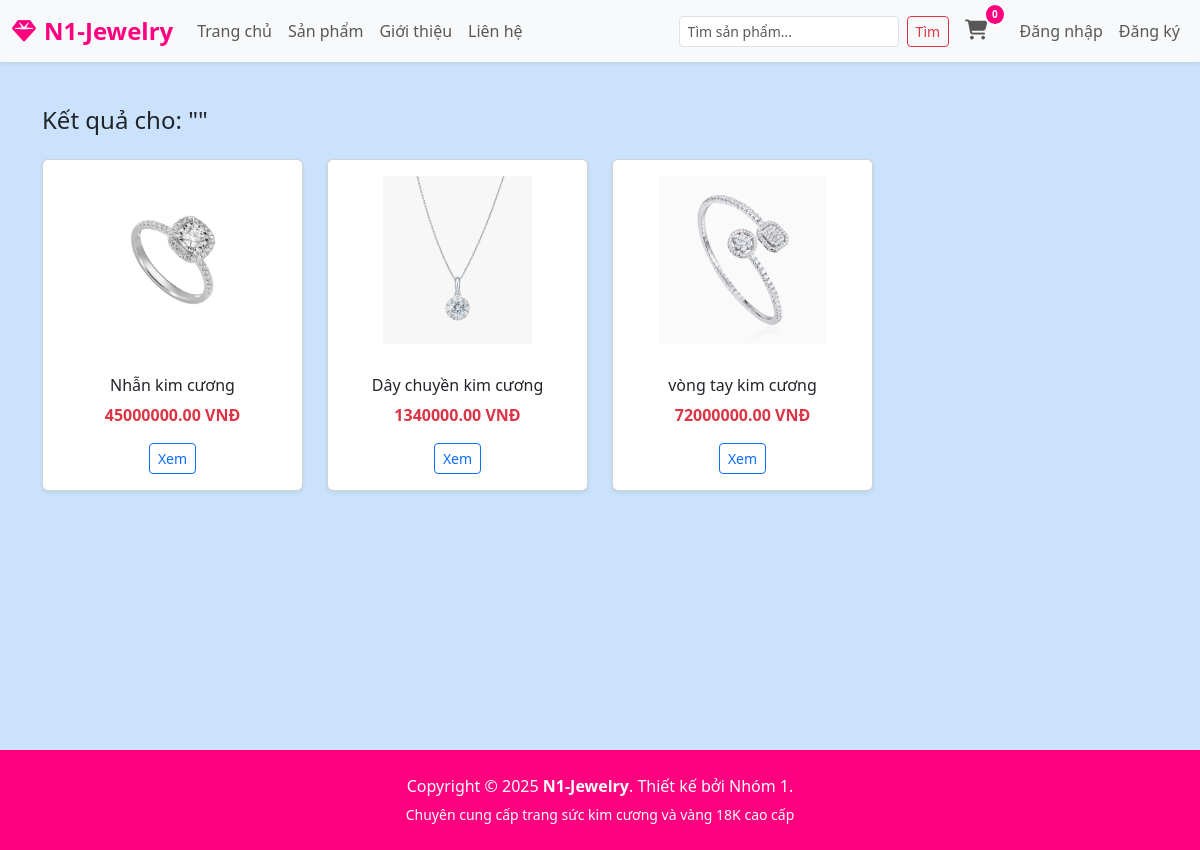
The page /search/ on the database as committed earlier.
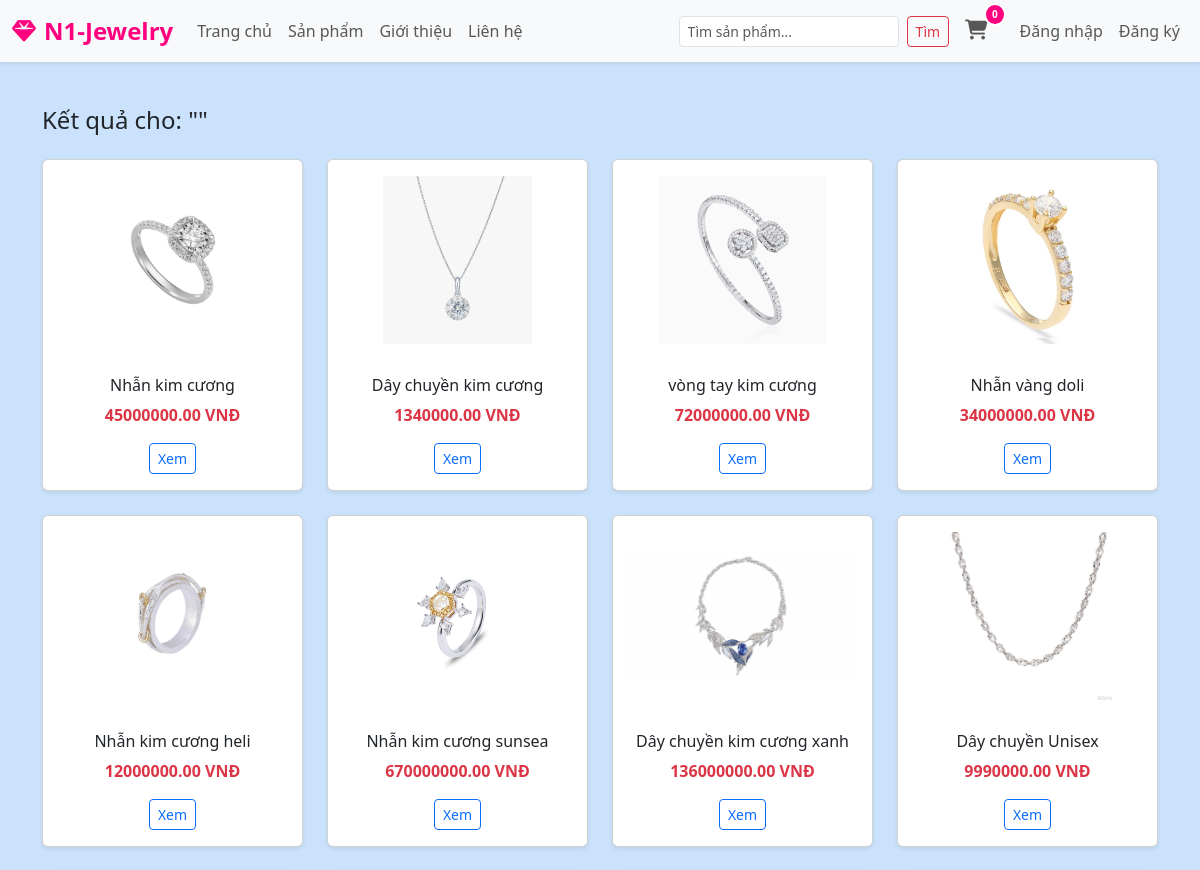
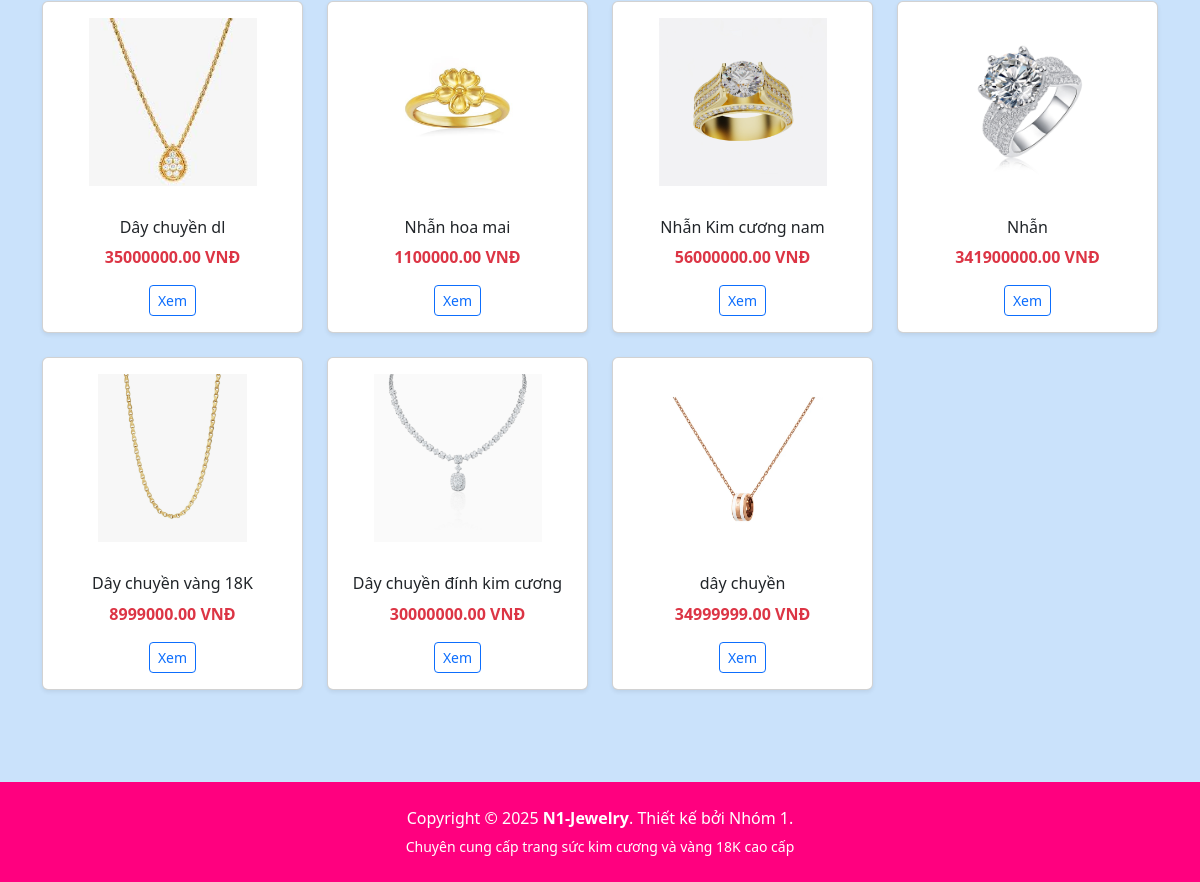
The same page on the database as committed later (2 pictures, top to bottom).
### app/models.py (models this page shows, shortened)
class Product(models.Model):
    category = models.ForeignKey(Category, related_name='products', on_delete=models.CASCADE)
    name = models.CharField(max_length=200, db_index=True)
    slug = models.SlugField(max_length=200, db_index=True)
    material = models.CharField(max_length=100, default='Vàng 18K')
    gemstone = models.CharField(max_length=100, blank=True, null=True)
    size_weight = models.CharField(max_length=100, default='1.0 Carat')
    image = models.ImageField(upload_to='products/%Y/%m/%d', blank=True)
    description = models.TextField(blank=True)
    price = models.DecimalField(max_digits=15, decimal_places=2)
    available = models.BooleanField(default=True)
    created = models.DateTimeField(auto_now_add=True)
    updated = models.DateTimeField(auto_now=True)
    class Meta:
        indexes = [Index(fields=['id', 'slug'])]
        verbose_name_plural = 'N1-JEWELRY - Sản phẩm'

### app/views.py (the view)
# urls.py: path('search/', views.search, name='search'),
def search(request):
    query = request.GET.get('search_product', '')
    products = Product.objects.filter(name__icontains=query)
    return render(request, 'app/product/search.html', {'products': products, 'query': query})

### app/context_processors.py (called while the page is built, shortened)
def cart_count(request):
    count = 0
    return {'cart_item_count': count}

### app/templates/app/product/search.html (shortened to what this page needs)
{% extends 'app/base.html' %}
{% block main_container %}
<div class="container mt-4">
    <h4>Kết quả cho: ""</h4>
    <div class="row mt-4">
        {% for product in products %}
        <div class="col-md-3 mb-4">
            <div class="card h-100 shadow-sm text-center">
                <img src="{{ product.image.url }}" class="card-img-top p-3" style="height: 200px; object-fit: contain;">
                <div class="card-body">
                    <h6>{{ product.name }}</h6>
                    <p class="text-danger fw-bold">{{ product.price }} VNĐ</p>
                    <a href="{% url 'app:product_detail' product.id product.slug %}" class="btn btn-sm btn-outline-primary">Xem</a>
                </div>
            </div>
        </div>
        {% empty %}
        <p class="text-center">Không tìm thấy sản phẩm nào.</p>
        {% endfor %}
    </div>
</div>
{% endblock %}

Rows that differ between the two databases and show on the page:
added Product: image (picture), name "Nhẫn vàng doli", price "34000000.00"
added Product: image (picture), name "Nhẫn kim cương heli", price "12000000.00"
added Product: image (picture), name "Nhẫn kim cương sunsea", price "670000000.00"
added Product: image (picture), name "Dây chuyền kim cương xanh", price "136000000.00"
added Product: image (picture), name "Dây chuyền Unisex", price "9990000.00"
added Product: image (picture), name "Dây chuyền dl", price "35000000.00"
added Product: image (picture), name "Nhẫn hoa mai", price "1100000.00"
added Product: image (picture), name "Nhẫn Kim cương nam", price "56000000.00"
added Product: image (picture), name "Nhẫn", price "341900000.00"
added Product: image (picture), name "Dây chuyền vàng 18K", price "8999000.00"
added Product: image (picture), name "Dây chuyền đính kim cương", price "30000000.00"
added Product: image (picture), name "dây chuyền", price "34999999.00"
